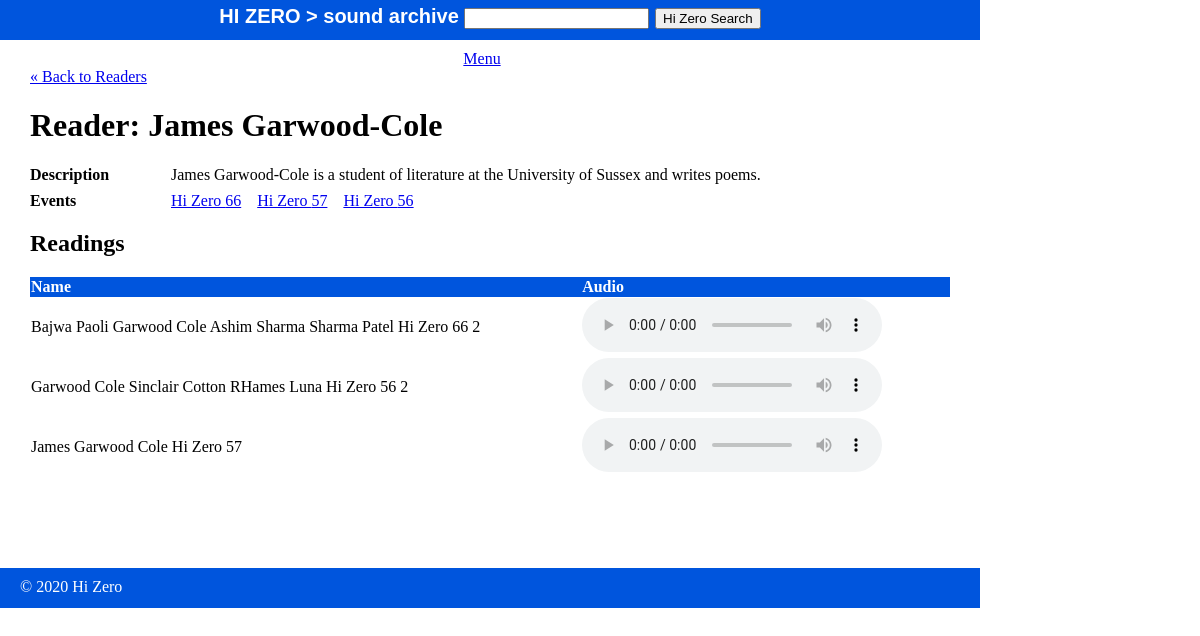
Page /all/readers/show.php?id=3 on the committed database.
### tables this page shows
CREATE TABLE `readers` (
  `id` int(10) NOT NULL,
  `name` varchar(30) NOT NULL,
  `description` text,
  `visible` tinyint(4) NOT NULL DEFAULT '1'
);

CREATE TABLE `events` (
  `id` int(10) NOT NULL,
  `date` date NOT NULL,
  `date_char` varchar(50) NOT NULL,
  `name` varchar(30) NOT NULL,
  `poster_150` varchar(30) NOT NULL DEFAULT 'poster-thumb.png',
  `poster_500` varchar(30) NOT NULL DEFAULT 'poster.png',
  `poster_hi` varchar(30) NOT NULL,
  `visible` tinyint(4) NOT NULL DEFAULT '1'
);

CREATE TABLE `readings` (
  `id` int(11) NOT NULL,
  `event_id` int(11) NOT NULL,
  `name` varchar(70) NOT NULL,
  `filename` varchar(70) NOT NULL,
  `visible` tinyint(4) NOT NULL DEFAULT '1'
);

### private/functions.php (called while the page is built, shortened)
<?php
    function url_for($script_path) {
        return WWW_ROOT . $script_path;
    }
    function u($string="") {
        return urlencode($string);
    }
    function h($string="") {
        return htmlspecialchars($string);
    }
?>

### private/query_functions.php (called while the page is built, shortened)
<?php
    function find_reader_by_id($id) {
        global $db;
        $sql = "SELECT * FROM readers ";
        $sql .= "WHERE id='" . $id . "'";
        $result = mysqli_query($db, $sql);
        $reader = mysqli_fetch_assoc($result);
        return $reader;
    }
    function find_events_for_reader($id) {
        global $db;
        $sql = "SELECT events.id, events.name FROM events ";
        $sql .= "JOIN events_readers ON events_readers.event_id = events.id ";
        $sql .= "JOIN readers ON readers.id = events_readers.reader_id ";
        $sql .= "WHERE events_readers.reader_id='" . $id . "'";
        $sql .= "ORDER BY events.date DESC";
        $result = mysqli_query($db, $sql);
        return $result;
    }
    function find_readings_for_reader($id) {
        global $db;
        $sql = "SELECT readings.name, readings.filename FROM readings ";
        $sql .= "JOIN readers_readings ON readers_readings.reading_id = readings.id ";
        $sql .= "JOIN readers ON readers.id = readers_readings.reader_id ";
        $sql .= "WHERE readers.id='" . $id . "' ";
        $sql .= "AND readings.visible='1' ";
        $sql .= "ORDER BY readings.filename ASC";
        $result = mysqli_query($db, $sql);
        return $result;
    }
?>

### public/all/readers/show.php (the view, shortened to what this page needs)
<?php
    $id = $_GET['id'] ?? '1';
    $reader = find_reader_by_id($id);
?>
<?php include(SHARED_PATH . '/header.php'); ?>
<div id="content">
  <a class="back-link" href="<?php echo url_for('/all/readers/index.php'); ?>">&laquo; Back to Readers</a>
  <div class="reader show">
  <h1>Reader: <?php echo h($reader['name']); ?></h1>
    <div class="attributes">
      <?php if (h($reader['description']) <> NULL) { ?>
        <dl>
          <dt>Description</dt>
          <dd><?php echo h($reader['description']); ?></dd>
        </dl>
      <?php } ?>
      <dl>
        <dt>Events</dt>
        <?php
            $event_set = find_events_for_reader($id);
          ?>
          <?php
            while($event = mysqli_fetch_assoc($event_set)) {
          ?>
            <dd>
              <a class="action" href="
                <?php echo url_for('/all/events/show.php?id=' . h(u($event['id'])));
                ?>
                  ">Hi Zero <?php echo h($event['name']); ?>
              </a>
            </dd>
          <?php } ?>
      </dl>
    </div>
    <?php
      $reading_set = find_readings_for_reader($id)
    ?>
    <?php if (mysqli_num_rows($reading_set) > 0) { ?>
      <div class="readings listing">
          <h2>Readings</h2>
          <table class="list">
            <tr>
                <th>Name</th>
                <th>Audio</th>
            </tr>
              <?php
                while($reading = mysqli_fetch_assoc($reading_set)) {
              ?>
            <tr>
              <td>
                <?php echo h($reading['name']); ?>
              </td>
              <td>
                <audio controls>
                  <source src="<?php echo url_for('/readings/' . h(u($reading['filename']))); ?>.mp3" type="audio/mpeg">
                </audio>
              </td>
            </tr>
            <?php } ?>
          </table>
      </div>
    <?php } ?>
  </div>
</div>
<?php include(SHARED_PATH . '/footer.php'); ?>

### public/stylesheets/all.css (style rules this page uses)
html { height: 100%; width: 100%; }
body { height: 980px; width: 100%; margin: 0; padding: 0; }
#content { width: 920px; min-height: 500px; padding: 0 30px; }
table { border-collapse: collapse; vertical-align: top; border: 0px solid #999999; }
table.list { width: 100%; border: 0px solid #999999; }
table.list tr td { border: 0px solid #999999; }
table.list tr th { border: 0px solid #0055DD; background: #0055DD; color: white; text-align: left; }
dl { clear: both; overflow: hidden; margin: 0.5em 0; }
dt { float: left; font-weight: bold; width: 125px; }
dd { float: left; margin-left: 1em; }

### rows in the picture
readers: name "James Garwood-Cole", description "James Garwood-Cole is a student of literature at the University of Sussex and writes poems."
events: name "66"
events: name "57"
events: name "56"
readings: name "Bajwa Paoli Garwood Cole Ashim Sharma Sharma Patel Hi Zero 66 2"
readings: name "Garwood Cole Sinclair Cotton RHames Luna Hi Zero 56 2"
readings: name "James Garwood Cole Hi Zero 57"
